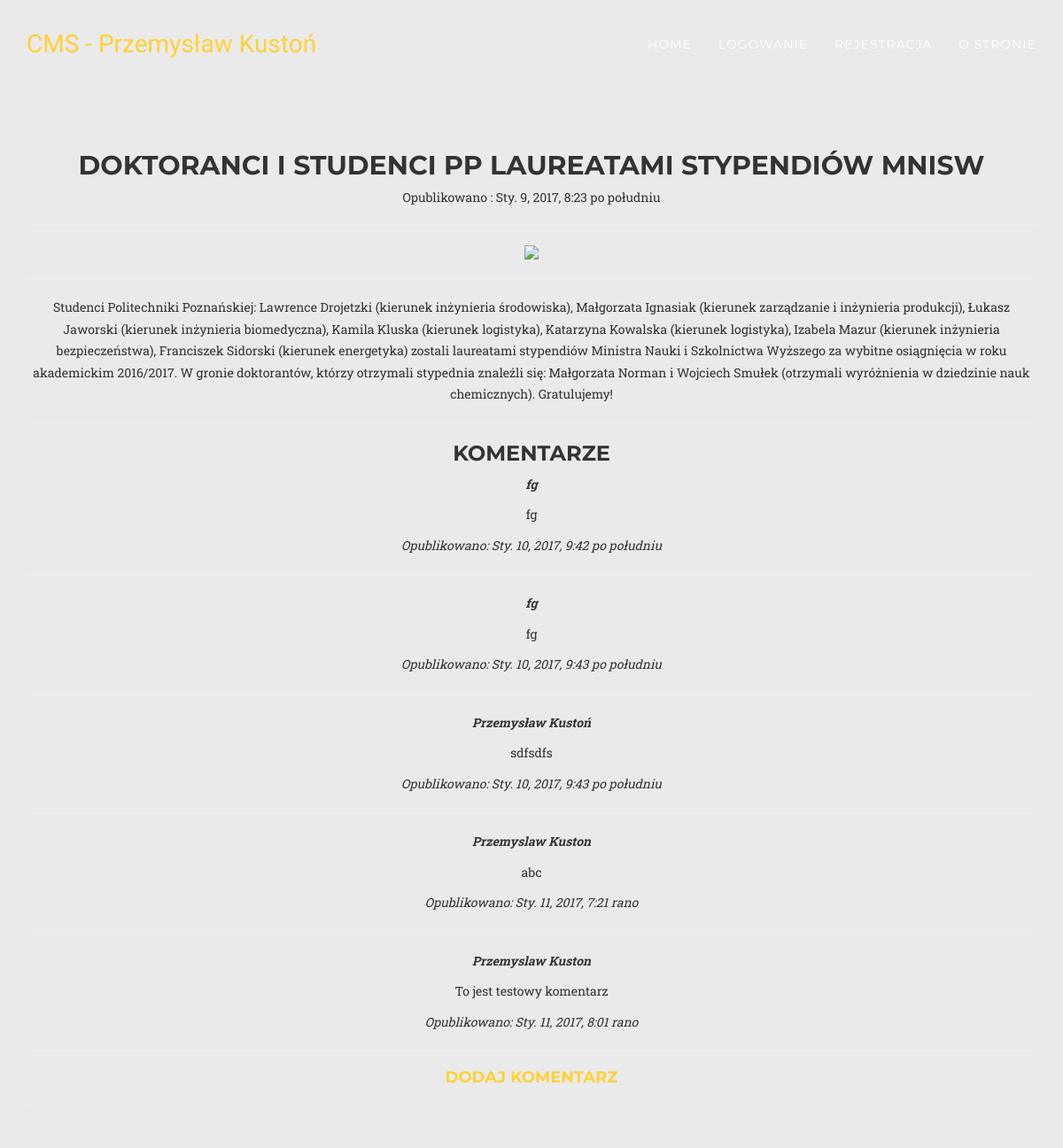
/articles/1/, run on the app's committed database.
### articles/models.py (models this page shows, shortened)
class Article(models.Model):
	title = models.CharField(max_length=150, verbose_name="Tytul")
	content = models.TextField(verbose_name="Zawartosc")
	created = models.DateTimeField(verbose_name="Data publikacji")
	image = models.TextField(max_length=100000, verbose_name="Obrazek")

class Comment(models.Model):
	name = models.CharField(max_length=150, verbose_name="Uzytkownik")
	content = models.TextField(verbose_name="Komentarz")
	published = models.DateTimeField(verbose_name="Data publikacji")
	article = models.ForeignKey(Article)

### articles/views.py (the view)
# urls.py: url(r'^(?P<article_id>\d+)/$', articles_views.article),
def article(request, article_id):
    return render_to_response('article.html', { 'article': Article.objects.get(id=article_id) })

### templates/article.html
{% extends 'layout.html' %}
{% load static %}
{% block content %}
    <section id="about">
        <div class="container">
            <div class="row">
                <div class="col-lg-12 text-center">
                  <h2>{{ article.title }}</h2>
                                      <div class="article-info">
                                          Opublikowano : {{ article.created }}
                                      </div>
                                      <hr>
                                      <img src="{{ article.image }}" class="article-img">
                                      <div class="article-intro">
                                            <hr>
                                          <p> {{ article.content }} </p>
                                      </div>
                    <hr>
                    <h3>Komentarze</h3>
                    {% for c in article.comment_set.all %}
                    <div class="comment">
                        <p><span><em><b>{{ c.name }}</b></em></span></p>
                        <p>{{ c.content }}</p>
                        <p><em>Opublikowano: {{ c.published }}</em></p>
                    </div>
                    <hr>
                    {% empty %}
                            <p> Brak komentarzy, bądź pierwszy! </p>
                    {% endfor %}
                    <h4><a href="/articles/{{ article.id }}/add_comment">Dodaj komentarz</a></h4>
                <hr>
            </div>
            </div>
        </div>
    </section>
{% endblock %}

### templates/layout.html (shortened to what this page needs)
{% load static %}
<!DOCTYPE html>
<html lang="en">
<head>
    <link href="{% static 'vendor/bootstrap/css/bootstrap.min.css' %}" rel="stylesheet">
    <link href="{% static 'vendor/font-awesome/css/font-awesome.min.css' %}" rel="stylesheet" type="text/css">
    <link href="{% static 'css/agency.css' %}" rel="stylesheet">
    <link href="{% static 'css/main.css' %}" rel="stylesheet">
</head>
<body id="page-top" class="index" style="background-color: #eaeaea" >
    <nav id="mainNav" class="navbar navbar-default navbar-custom navbar-fixed-top">
        <div class="container">
            <div class="navbar-header page-scroll">
                <a class="navbar-brand page-scroll" href="#page-top">CMS - Przemysław Kustoń</a>
            </div>
            <div class="collapse navbar-collapse" id="bs-example-navbar-collapse-1">
                <ul class="nav navbar-nav navbar-right">
                    <li>
                        <a class="page-scroll" href="/">Home</a>
                    </li>
                    <li>
                        <a class="page-scroll" href="/accounts/login/">Logowanie</a>
                    </li>
                    <li>
                        <a class="page-scroll" href="/accounts/create_user/">Rejestracja</a>
                    </li>
                    <li>
                        <a class="page-scroll" href="/about">O stronie</a>
                    </li>
                </ul>
            </div>
        </div>
    </nav>
  			{% block content %}
  			{% endblock %}
          </body>
          </html>

### static/css/agency.css (style rules this page uses)
body { overflow-x: hidden; font-family: "Roboto Slab", "Helvetica Neue", Helvetica, Arial, sans-serif; }
p { font-size: 14px; line-height: 1.75; }
a, a:hover, a:focus, a:active, a.active { outline: none; }
a { color: #fed136; }
h1, h2, h3, h4, h5, h6 { font-family: "Montserrat", "Helvetica Neue", Helvetica, Arial, sans-serif; text-transform: uppercase; font-weight: 700; }
.navbar-custom { background-color: #222222; border-color: transparent; }
.navbar-custom .navbar-brand { color: #fed136; font-family: "Kaushan Script", "Helvetica Neue", Helvetica, Arial, cursive; }
.navbar-custom .navbar-collapse { border-color: rgba(255, 255, 255, 0.02); }
.navbar-custom .nav li a { font-family: "Montserrat", "Helvetica Neue", Helvetica, Arial, sans-serif; text-transform: uppercase; font-weight: 400; letter-spacing: 1px; color: white; }
@media (min-width: 768px) { .navbar-custom { background-color: transparent; padding: 25px 0; -webkit-transition: padding 0.3s; -moz-transition: padding 0.3s; transition: padding 0.3s; border: none; } }
@media (min-width: 768px) { .navbar-custom .navbar-brand { font-size: 2em; -webkit-transition: all 0.3s; -moz-transition: all 0.3s; transition: all 0.3s; } }
section { padding: 50px 0; }
@media (min-width: 768px) { section { padding: 150px 0; } }
body { webkit-tap-highlight-color: #fed136; }

### data on the page
Article: title "DOKTORANCI I STUDENCI PP LAUREATAMI STYPENDIÓW MNISW", created "Sty. 9, 2017, 8:23 po południu", content "Studenci Politechniki Poznańskiej: Lawrence Drojetzki (kierunek inżynieria środowiska), Małgorzata Ignasiak (kierunek zarządzanie i inżynieria produkcji), Łukasz Jaworski (kierunek inżynieria biomedyczna), Kamila Kluska (kierunek logistyka), Katarzyna Kowalska (kierunek logistyka), Izabela Mazur (kierunek inżynieria bezpieczeństwa), Franciszek Sidorski (kierunek energetyka) zostali laureatami stypendiów Ministra Nauki i Szkolnictwa Wyższego za wybitne osiągnięcia w roku akademickim 2016/2017. W gronie doktorantów, którzy otrzymali stypednia znaleźli się: Małgorzata Norman i Wojciech Smułek (otrzymali wyróżnienia w dziedzinie nauk chemicznych). Gratulujemy!"
Comment: name "fg", content "fg", published "Sty. 10, 2017, 9:42 po południu"
Comment: name "fg", content "fg", published "Sty. 10, 2017, 9:43 po południu"
Comment: name "Przemysław Kustoń", content "sdfsdfs", published "Sty. 10, 2017, 9:43 po południu"
Comment: name "Przemyslaw Kuston", content "abc", published "Sty. 11, 2017, 7:21 rano"
Comment: name "Przemyslaw Kuston", content "To jest testowy komentarz", published "Sty. 11, 2017, 8:01 rano"
